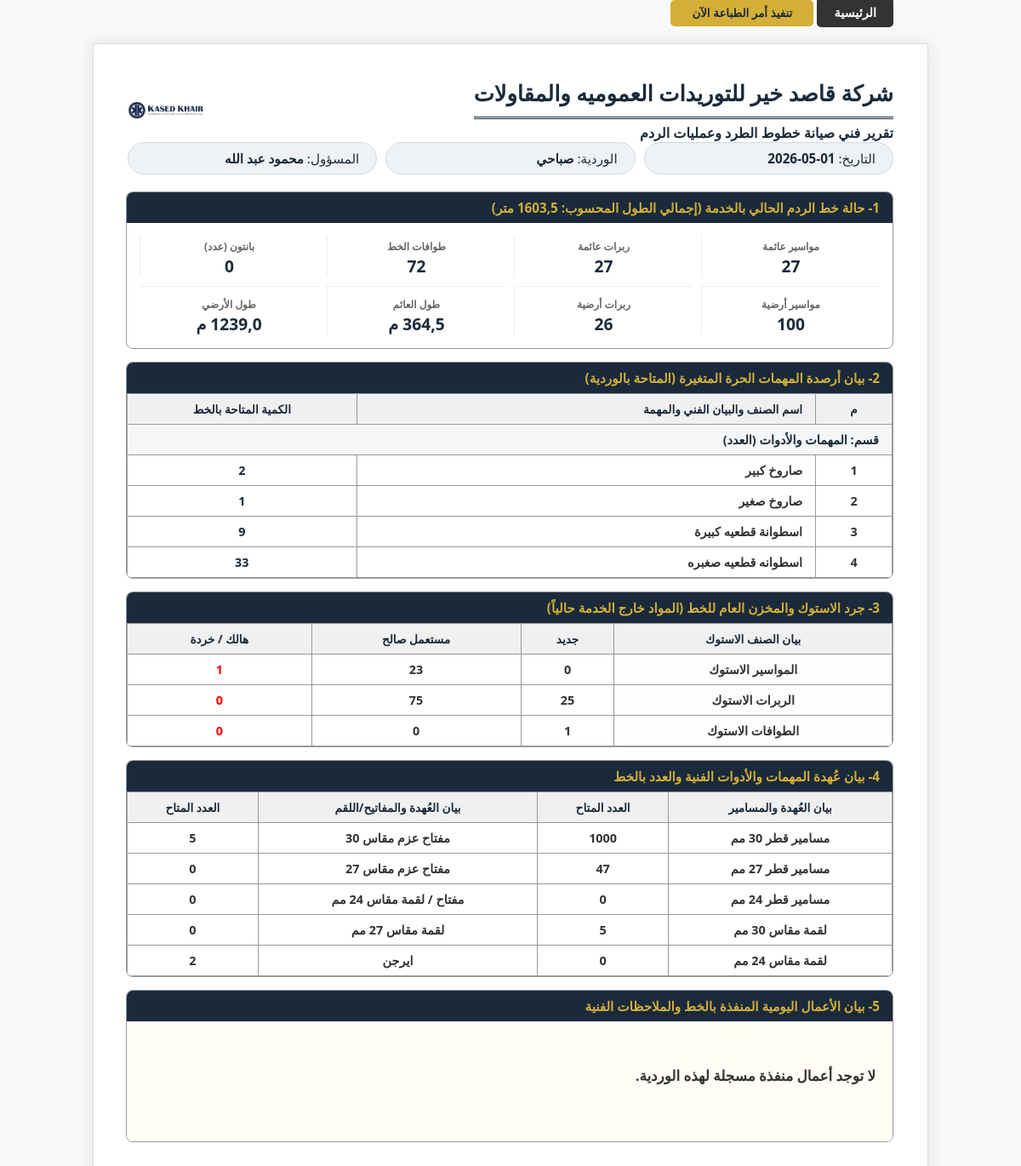
The page /pipe-report/3/ (signed in) on the database its author committed.
### core/models.py (models this page shows, shortened)
class PipeFighterOperations(models.Model):
    SHIFT_CHOICES = [('morning', 'صباحي'), ('night', 'مسائي')]
    date = models.DateField(auto_now_add=True, verbose_name="التاريخ")
    shift = models.CharField(max_length=10, choices=SHIFT_CHOICES, verbose_name="الوردية")
    operator_in_charge = models.ForeignKey('Staff', on_delete=models.SET_NULL, null=True, verbose_name="المسؤول")
    float_pipes = models.IntegerField(default=0, verbose_name="مواسير عائمة (عدد)")
    float_rubbers = models.IntegerField(default=0, verbose_name="ربرات عائمة (عدد)")
    float_pontoons = models.IntegerField(default=0, verbose_name="طوافات الخط (عدد)")
    float_pantons = models.IntegerField(default=0, verbose_name="بانتون (عدد)")
    float_anchors = models.IntegerField(default=0, verbose_name="مخاطيف الخط (عدد)")
    float_length = models.FloatField(default=0, editable=False, verbose_name="طول الخط العائم")
    land_pipes = models.IntegerField(default=0, verbose_name="مواسير أرضية (عدد)")
    land_rubbers = models.IntegerField(default=0, verbose_name="ربرات أرضية (عدد)")
    land_length = models.FloatField(default=0, editable=False, verbose_name="طول الخط الأرضي")
    total_line_length = models.FloatField(default=0, editable=False, verbose_name="إجمالي طول الخط")
    stock_pipes_new = models.IntegerField(default=0, verbose_name="مواسير جديدة")
    stock_pipes_used = models.IntegerField(default=0, verbose_name="مواسير مستعملة صالحة")
    stock_pipes_scrap = models.IntegerField(default=0, verbose_name="مواسير هالك")
    stock_rubbers_new = models.IntegerField(default=0, verbose_name="ربرات جديدة")
    stock_rubbers_used = models.IntegerField(default=0, verbose_name="ربرات مستعملة صالحة")
    stock_rubbers_scrap = models.IntegerField(default=0, verbose_name="ربرات هالك")
    stock_pontoons_new = models.IntegerField(default=0, verbose_name="طوافات جديدة")
    stock_pontoons_used = models.IntegerField(default=0, verbose_name="طوافات مستعملة صالحة")
    stock_pontoons_scrap = models.IntegerField(default=0, verbose_name="طوافات هالك")
    bolts_30 = models.IntegerField(default=0, verbose_name="مسامير 30مم")
    bolts_27 = models.IntegerField(default=0, verbose_name="مسامير 27مم")
    bolts_24 = models.IntegerField(default=0, verbose_name="مسامير 24مم")
    wrench_30 = models.IntegerField(default=0, verbose_name="مفتاح 30")
    wrench_27 = models.IntegerField(default=0, verbose_name="مفتاح 27")
    wrench_24 = models.IntegerField(default=0, verbose_name="مفتاح 24مم")
    socket_30 = models.IntegerField(default=0, verbose_name="لقمة 30مم")
    socket_27 = models.IntegerField(default=0, verbose_name="لقمة 27مم")
    socket_24 = models.IntegerField(default=0, verbose_name="لقمة 24مم")
    air_gun = models.IntegerField(default=0, verbose_name="ايرجن (عدد)")
    work_description = models.TextField(verbose_name="بيان الأعمال والملاحظات", blank=True, null=True)
    work_photos = models.ImageField(upload_to='pipe_fighter/', verbose_name="صور العمل", blank=True, null=True)
    class Meta:
        verbose_name = "تقرير بايب فايتر"
        verbose_name_plural = "تقارير بايب فايتر"

class Staff(models.Model):
    GROUP_CHOICES = [('A', 'مجموعة A'), ('B', 'مجموعة B'),('office', 'الإدارة'),('other', 'أخرى')]
    TEAM_TYPE = [('dredger', 'طاقم كراكة'), ('pipe_fighter', 'طاقم خط بحري'),('admin', 'الإدارة'),('other', 'أخرى')]
    ROLE_CHOICES = [
        ('engineer', 'مهندس'), # الخيار الجديد
        ('supervisor', 'مشرف'), # الخيار الجديد
        ('manager', 'مدير مشروع'),
        ('operator', 'مشغل'),
        ('marine', 'بحرية'),
        ('mechanic', 'ميكانيكا'),
        ('admin', 'إداري/سائق'),
    ]
    user = models.OneToOneField(User, on_delete=models.SET_NULL, null=True, blank=True, verbose_name="حساب المستخدم")
    name = models.CharField(max_length=100, verbose_name="الاسم بالكامل")
    group = models.CharField(max_length=10, choices=GROUP_CHOICES, verbose_name="المجموعة (الوردية)")
    team_type = models.CharField(max_length=20, choices=TEAM_TYPE, verbose_name="نوع الطاقم")
    role = models.CharField(max_length=30, choices=ROLE_CHOICES, verbose_name="الوظيفة")
    phone = models.CharField(max_length=15, verbose_name="رقم الهاتف", null=True, blank=True)
    dredger = models.ForeignKey('Dredger', on_delete=models.SET_NULL, null=True, blank=True)
    dredger = models.ForeignKey('Dredger', on_delete=models.SET_NULL, null=True, blank=True, verbose_name="الكراكة المعين عليها")
    class Meta:
        verbose_name = "موظف"
        verbose_name_plural = "دليل الموظفين"

class InventoryItem(models.Model):
    name = models.CharField(max_length=100, verbose_name="اسم الصنف")
    category = models.CharField(max_length=100, verbose_name="القسم (مثلاً: حبال، مواسير، عدد)")
    show_in_site = models.BooleanField(default=True, verbose_name="يظهر في مخزن البر (الموقع)")
    show_in_marine = models.BooleanField(default=False, verbose_name="يظهر في جرد الكراكة (البحرية)")
    show_in_pipe = models.BooleanField(default=False, verbose_name="يظهر في تقرير الخط (البايب فيتر)")
    quantity_site = models.FloatField(default=0, verbose_name="رصيد مخزن البر الحالي")
    quantity_marine = models.FloatField(default=0, verbose_name="رصيد بحرية الكراكة الحالي")
    quantity_pipe = models.FloatField(default=0, verbose_name="رصيد البايب فيتر الحالي")

### core/views.py (the view)
# urls.py: path('pipe-report/<int:report_id>/', views.pipe_report_detail, name='pipe_report_detail'),
@login_required
def pipe_report_detail(request, report_id):
    from .models import PipeFighterOperations, InventoryItem
    from django.shortcuts import render, get_object_or_404
    from django.utils import timezone
    report = get_object_or_404(PipeFighterOperations, id=report_id)
    all_items = InventoryItem.objects.filter(show_in_pipe=True).order_by('category', 'id')
    categorized_data = {}
    for item in all_items:
        item.quantity_found = item.quantity_pipe
        cat = item.category if item.category else "مهمات عامة"
        if cat == "الاستوك" or cat == "أخرى":
            continue
        if cat not in categorized_data:
            categorized_data[cat] = []
        categorized_data[cat].append(item)
    stock_data = {
        'pipes_new': {'quantity_pipe': report.stock_pipes_new},
        'pipes_used': {'quantity_pipe': report.stock_pipes_used},
        'pipes_scrap': {'quantity_pipe': report.stock_pipes_scrap},
        'rubbers_new': {'quantity_pipe': report.stock_rubbers_new},
        'rubbers_used': {'quantity_pipe': report.stock_rubbers_used},
        'rubbers_scrap': {'quantity_pipe': report.stock_rubbers_scrap},
        'pontoons_new': {'quantity_pipe': report.stock_pontoons_new},
        'pontoons_used': {'quantity_pipe': report.stock_pontoons_used},
        'pontoons_scrap': {'quantity_pipe': report.stock_pontoons_scrap},
    }
    return render(request, 'core/pipe_report_detail.html', {
        'report': report,
        'categorized_data': categorized_data,
        'stock': stock_data,
        'date': timezone.now()
    })

### core/templates/core/pipe_report_detail.html (shortened to what this page needs)
{% load static %}
<!DOCTYPE html>
<html lang="ar" dir="rtl">
<head>
</head>
<body>
<div class="container no-print mt-3 d-flex justify-content-between" style="max-width: 900px; margin: auto; padding: 0 40px;">
    <a href="/" style="background: #333; color: white; padding: 8px 20px; text-decoration: none; border-radius: 5px; font-weight: bold; font-size: 0.9rem;">الرئيسية</a>
    <button onclick="window.print()" style="background: var(--gold); color: var(--navy); padding: 8px 25px; border: none; border-radius: 5px; font-weight: bold; cursor: pointer;">تنفيذ أمر الطباعة الآن</button>
</div>
<div class="report-paper">
    <div class="d-flex justify-content-between align-items-center mb-4" style="display: flex; justify-content: space-between; align-items: center;">
        <div>
            <h2 class="header-title mb-0" style="margin:0;">شركة قاصد خير للتوريدات العموميه والمقاولات</h2>
            <div class="fw-bold text-primary mt-1" style="font-weight: bold; color: var(--navy); margin-top: 5px;">تقرير فني صيانة خطوط الطرد وعمليات الردم</div>
        </div>
        <img src="{% static 'images/logo.png' %}" width="90" alt="Logo">
    </div>
    <div class="row mb-4 text-center" style="display: flex; gap: 10px; margin-bottom: 20px;">
        <div style="flex: 1;"><div class="badge-info-custom">التاريخ: <b>{{ report.date|date:"d-m-Y" }}</b></div></div>
        <div style="flex: 1;"><div class="badge-info-custom">الوردية: <b>{{ report.get_shift_display }}</b></div></div>
        <div style="flex: 1;"><div class="badge-info-custom">المسؤول: <b>{{ report.operator_in_charge.name }}</b></div></div>
    </div>
    <div class="section-box">
        <div class="section-header">1- حالة خط الردم الحالي بالخدمة (إجمالي الطول المحسوب: {{ report.total_line_length }} متر)</div>
        <div class="stat-grid">
            <div class="stat-item"><span class="stat-lbl">مواسير عائمة</span><span class="stat-val text-primary">{{ report.float_pipes }}</span></div>
            <div class="stat-item"><span class="stat-lbl">ربرات عائمة</span><span class="stat-val text-primary">{{ report.float_rubbers }}</span></div>
            <div class="stat-item"><span class="stat-lbl">طوافات الخط</span><span class="stat-val text-primary">{{ report.float_pontoons }}</span></div>
            <div class="stat-item"><span class="stat-lbl">بانتون (عدد)</span><span class="stat-val text-primary">{{ report.float_pantons }}</span></div>
            <div class="stat-item border-top pt-2" style="border-top: 1px solid #eee; padding-top: 8px;"><span class="stat-lbl">مواسير أرضية</span><span class="stat-val text-success">{{ report.land_pipes }}</span></div>
            <div class="stat-item border-top pt-2" style="border-top: 1px solid #eee; padding-top: 8px;"><span class="stat-lbl">ربرات أرضية</span><span class="stat-val text-success">{{ report.land_rubbers }}</span></div>
            <div class="stat-item border-top pt-2" style="border-top: 1px solid #eee; padding-top: 8px;"><span class="stat-lbl">طول العائم</span><span class="stat-val text-danger">{{ report.float_length }} م</span></div>
            <div class="stat-item border-top pt-2" style="border-top: 1px solid #eee; padding-top: 8px;"><span class="stat-lbl">طول الأرضي</span><span class="stat-val text-danger">{{ report.land_length }} م</span></div>
        </div>
    </div>
    <div class="section-box">
        <div class="section-header">2- بيان أرصدة المهمات الحرة المتغيرة (المتاحة بالوردية)</div>
        <table class="table-custom">
            <thead>
                <tr>
                    <th style="width: 10%;">م</th>
                    <th style="width: 60%; text-align: right; padding-right: 15px;">اسم الصنف والبيان الفني والمهمة</th>
                    <th style="width: 30%;">الكمية المتاحة بالخط</th>
                </tr>
            </thead>
            <tbody>
                {% for category, items in categorized_data.items %}
                {% if category != "الاستوك" and category != "أخرى" %}
                <tr>
                    <td colspan="3" class="cat-title" style="background:#f4f6f8; font-weight:800; text-align:right; padding-right:15px;"> قسم: {{ category }}</td>
                </tr>
                    {% for item in items %}
                    <tr>
                        <td>{{ forloop.counter }}</td>
                        <td style="text-align: right; padding-right: 15px;">{{ item.name }}</td>
                        <td style="color: var(--navy); font-weight: 900;">{{ item.quantity_found|floatformat:0 }}</td>
                    </tr>
                    {% endfor %}
                {% endif %}
                {% empty %}
                <tr>
                    <td colspan="3" style="color: #666; padding: 15px;">لا توجد أصناف متغيرة مضافة للخط حالياً.</td>
                </tr>
                {% endfor %}
            </tbody>
        </table>
    </div>
    <div class="section-box">
        <div class="section-header">3- جرد الاستوك والمخزن العام للخط (المواد خارج الخدمة حالياً)</div>
        <table class="table-custom">
            <thead>
                <tr>
                    <th>بيان الصنف الاستوك</th>
                    <th>جديد</th>
                    <th>مستعمل صالح</th>
                    <th>هالك / خردة</th>
                </tr>
            </thead>
            <tbody>
                <tr>
                    <td style="background: #fdfdfd; font-weight: bold;">المواسير الاستوك</td>
                    <td>{{ stock.pipes_new.quantity_pipe|default:0|floatformat:0 }}</td>
                    <td>{{ stock.pipes_used.quantity_pipe|default:0|floatformat:0 }}</td>
                    <td style="color: red;">{{ stock.pipes_scrap.quantity_pipe|default:0|floatformat:0 }}</td>
                </tr>
                <tr>
                    <td style="background: #fdfdfd; font-weight: bold;">الربرات الاستوك</td>
                    <td>{{ stock.rubbers_new.quantity_pipe|default:0|floatformat:0 }}</td>
                    <td>{{ stock.rubbers_used.quantity_pipe|default:0|floatformat:0 }}</td>
                    <td style="color: red;">{{ stock.rubbers_scrap.quantity_pipe|default:0|floatformat:0 }}</td>
                </tr>
                <tr>
                    <td style="background: #fdfdfd; font-weight: bold;">الطوافات الاستوك</td>
                    <td>{{ stock.pontoons_new.quantity_pipe|default:0|floatformat:0 }}</td>
                    <td>{{ stock.pontoons_used.quantity_pipe|default:0|floatformat:0 }}</td>
                    <td style="color: red;">{{ stock.pontoons_scrap.quantity_pipe|default:0|floatformat:0 }}</td>
                </tr>
            </tbody>
        </table>
    </div>
    <div class="section-box">
        <div class="section-header">4- بيان عُهدة المهمات والأدوات الفنية والعدد بالخط</div>
        <table class="table-custom">
            <thead>
                <tr>
                    <th>بيان العُهدة والمسامير</th><th>العدد المتاح</th>
                    <th>بيان العُهدة والمفاتيح/اللقم</th><th>العدد المتاح</th>
                </tr>
            </thead>
            <tbody>
                <tr>
                    <td>مسامير قطر 30 مم</td><td>{{ report.bolts_30 }}</td>
                    <td>مفتاح عزم مقاس 30</td><td>{{ report.wrench_30 }}</td>
                </tr>
                <tr>
                    <td>مسامير قطر 27 مم</td><td>{{ report.bolts_27 }}</td>
                    <td>مفتاح عزم مقاس 27</td><td>{{ report.wrench_27 }}</td>
                </tr>
                <tr>
                    <td>مسامير قطر 24 مم</td><td>{{ report.bolts_24 }}</td>
                    <td>مفتاح / لقمة مقاس 24 مم</td><td>{{ report.wrench_24 }}</td>
                </tr>
                <tr>
                    <td>لقمة مقاس 30 مم</td><td>{{ report.socket_30 }}</td>
                    <td>لقمة مقاس 27 مم</td><td>{{ report.socket_27 }}</td>
                </tr>
                <tr>
                    <td>لقمة مقاس 24 مم</td><td>{{ report.socket_24 }}</td>
                    <td> ايرجن  </td><td>{{ report.air_gun }}</td>
                </tr>
            </tbody>
        </table>
    </div>
    <div class="section-box">
        <div class="section-header">5- بيان الأعمال اليومية المنفذة بالخط والملاحظات الفنية</div>
        <div class="work-description-box">
            {{ report.work_description|default:"لا توجد أعمال منفذة مسجلة لهذه الوردية." }}
        </div>
    </div>
</body>
</html>

### rows shown on the page
PipeFighterOperations: date "01-05-2026", shift "صباحي", operator_in_charge.name "محمود عبد الله", total_line_length "1603,5", float_pipes "27", float_rubbers "27", float_pontoons "72", float_pantons "0", land_pipes "100", land_rubbers "26", bolts_30 "1000", wrench_30 "5", bolts_27 "47", wrench_27 "0", bolts_24 "0", wrench_24 "0", socket_30 "5", socket_27 "0", socket_24 "0", air_gun "2", work_description "لا توجد أعمال منفذة مسجلة لهذه الوردية."
InventoryItem: category "المهمات والأدوات (العدد)", name "صاروخ كبير", quantity_found "2"
InventoryItem: name "صاروخ صغير", quantity_found "1"
InventoryItem: name "اسطوانة قطعيه كبيرة", quantity_found "9"
InventoryItem: name "اسطوانه قطعيه صغبره", quantity_found "33"

### other values the page prints
{{ stock.pipes_new.quantity_pipe|default:0|floatformat:0 }} "0"
{{ stock.pipes_used.quantity_pipe|default:0|floatformat:0 }} "23"
{{ stock.pipes_scrap.quantity_pipe|default:0|floatformat:0 }} "1"
{{ stock.rubbers_new.quantity_pipe|default:0|floatformat:0 }} "25"
{{ stock.rubbers_used.quantity_pipe|default:0|floatformat:0 }} "75"
{{ stock.rubbers_scrap.quantity_pipe|default:0|floatformat:0 }} "0"
{{ stock.pontoons_new.quantity_pipe|default:0|floatformat:0 }} "1"
{{ stock.pontoons_used.quantity_pipe|default:0|floatformat:0 }} "0"
{{ stock.pontoons_scrap.quantity_pipe|default:0|floatformat:0 }} "0"
